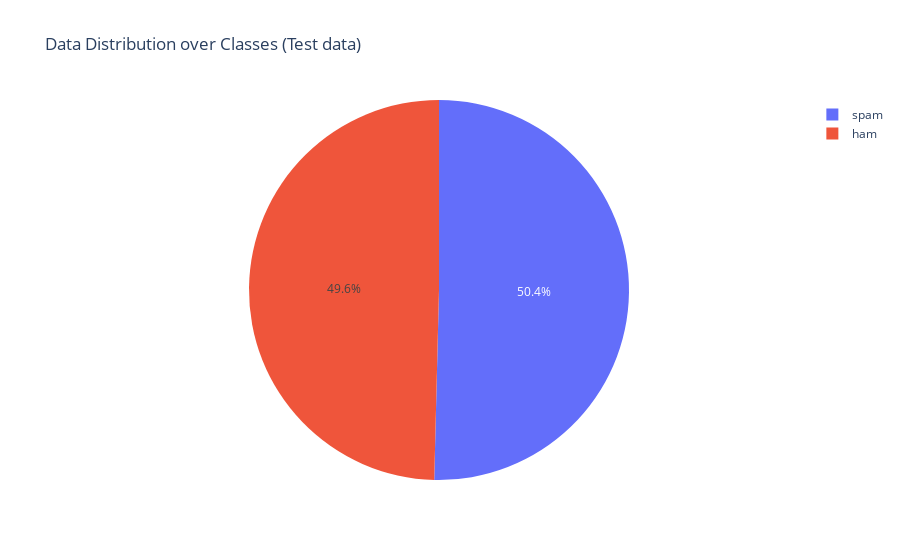

The cell this chart's notebook holds for it:
### Code cell
#observing data distribution over labels (pie chart)

#calculating class distribution
class_distribution = df_test['label'].value_counts().reset_index()
class_distribution.columns = ['label_text', 'Counts']

#mapping to readable names
class_distribution['label_text'] = class_distribution['label_text'].map({0: 'ham', 1: 'spam'})

# creates pie chart
fig = px.pie(class_distribution, values='Counts', names='label_text', title='Data Distribution over Classes (Test data)')
fig.show()

### Figure 1 — Plotly figure (JSON) as saved in the notebook; plotly's stock layout.template omitted (floating-point values rounded to 4 significant figures)
{"data": [{"domain": {"x": [0, 1], "y": [0, 1]}, "hovertemplate": "label_text=%{label}<br>Counts=%{value}<extra></extra>", "labels": ["spam", "ham"], "legendgroup": "", "name": "", "showlegend": true, "type": "pie", "values": [1008, 992]}], "layout": {"legend": {"tracegroupgap": 0}, "title": {"text": "Data Distribution over Classes (Test data)"}}}
